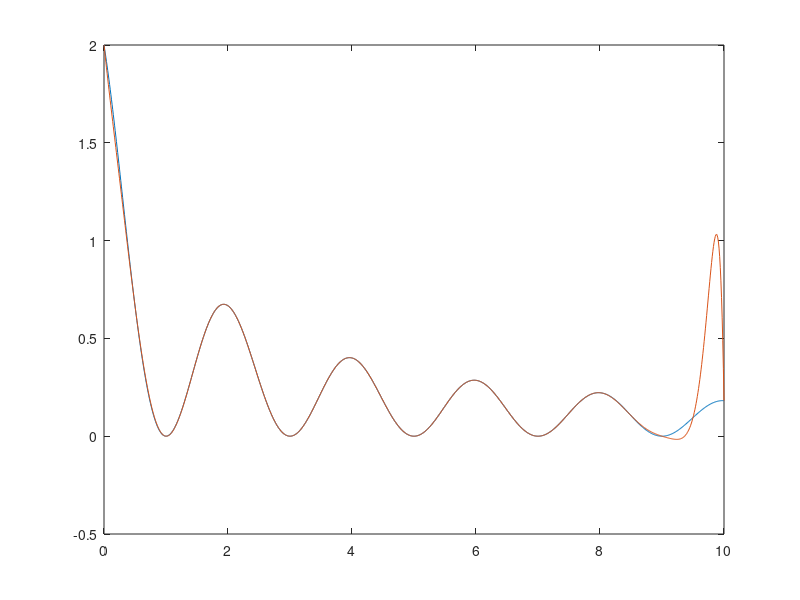
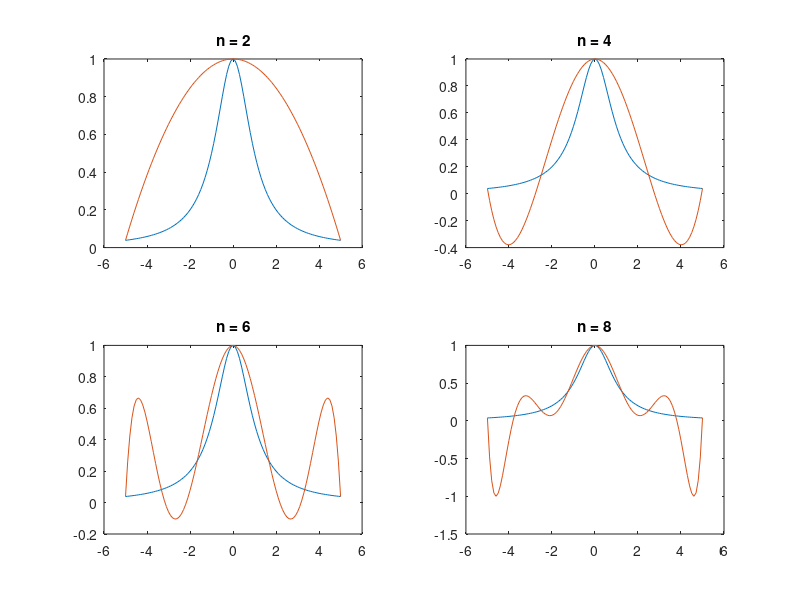
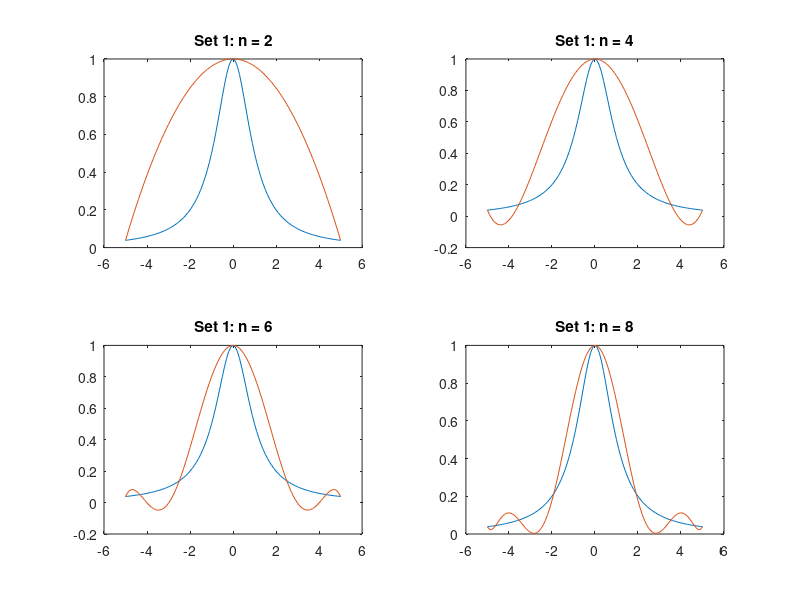
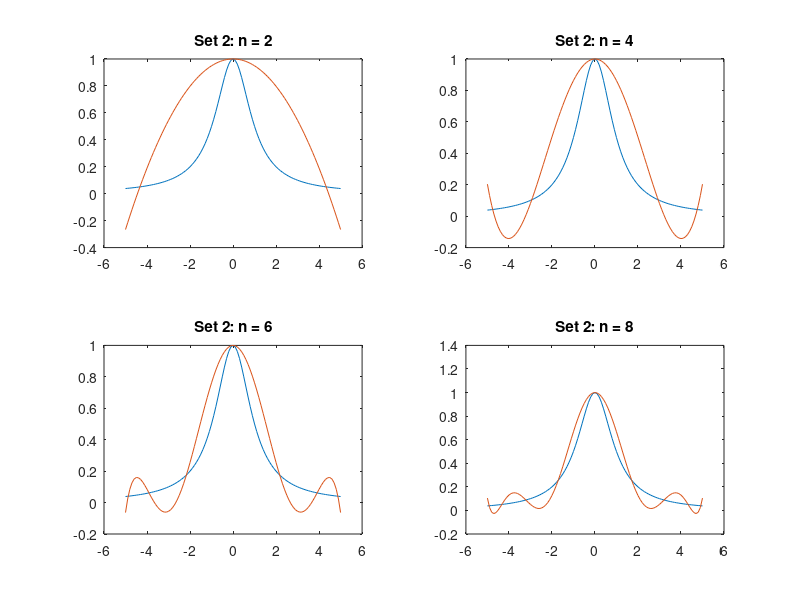

The MATLAB source for these figures, in order:
clear;
clc;

function Lx = bary_Lagrange(xk, fk, x)
    n = length(xk);
    m = length(x);
    Lx = zeros(1,m);
    
    for j = 1 : n

        product_value = 1;
        
        for k = 1 : n
            if k ~= j
                product_value = product_value * (xk(j) - xk(k));
            end
        end
        w(j) = 1 / product_value;
    end

    for i = 1 : m
        is_node = false;
        for j = 1 : n

            if x(i) == xk(j)
                Lx(i) = fk(j);
                is_node = true;
            end
        end
        
        if is_node == false
            numerator = 0;
            denumerator = 0;

            for j = 1 : n
                sum_term = w(j) / (x(i) - xk(j));

                numerator = numerator + sum_term * fk(j);
                denumerator = denumerator + sum_term;
            end
            Lx(i) = numerator / denumerator;
        end
    end
end

xk = [1930, 1940, 1950, 1960, 1970, 1980];
fk = [123203, 131669, 150697, 179323, 203212, 226505];

x = [1955, 1995];

estimated_population = bary_Lagrange(xk, fk, x);
fprintf('Estimated population in %d: %.2f\n', x(1), estimated_population(1));
fprintf('Estimated population in %d: %.2f\n', x(2), estimated_population(2));




noduri_radical = [196, 225, 256];
valori_radical = [14, 15, 16];
x = 235;

estimated_radical_value = bary_Lagrange (noduri_radical, valori_radical, x)



f = @(x) (1 + cos(pi * x)) ./ (1 + x);

node_values = linspace(0, 10, 21);

function_values = f(node_values);

x_for_plot = linspace(0, 10, 1000);

actual_function = f(x_for_plot);
approximation = bary_Lagrange(node_values, function_values, x_for_plot);

figure
plot(x_for_plot, actual_function, x_for_plot, approximation)




f = @(x) 1 ./ (1 + x.^2);

i_eval = 0:100;
yi = (i_eval / 10) - 5;

f_yi = f(yi);

n_values = [2, 4, 6, 8];

figure;

for k = 1:length(n_values)
    n = n_values(k);

    i_nodes = 0:n;
    xi = i_nodes * (10 / n) - 5;

    fi = f(xi);

    Pn_yi = bary_Lagrange(xi, fi, yi);

    En = max(abs(f_yi - Pn_yi));

    fprintf('For n = %d, the maximum error En is: %.6f\n', n, En);

    subplot(2, 2, k);
    plot(yi, f_yi, yi, Pn_yi);
    title(sprintf('n = %d', n));
end


% f = @(x) 1 ./ (1 + x.^2);

% i_eval = 0:100;
% yi = (i_eval / 10) - 5;
% f_yi = f(yi);
% 
% i = 0:20;
% 
% x1 = 5 * cos(i * pi / 20);
% f1 = f(x1);
% 
% x2 = 5 * cos((2 * i + 1) * pi / 42);
% f2 = f(x2);
% 
% P1_yi = bary_Lagrange(x1, f1, yi);
% P2_yi = bary_Lagrange(x2, f2, yi);
% 
% E1 = max(abs(f_yi - P1_yi));
% E2 = max(abs(f_yi - P2_yi));
% 
% fprintf('Error for Set 1: %f\n', E1);
% fprintf('Error for Set 2: %f\n', E2);
% 
% figure;
% 
% subplot(1, 2, 1);
% plot(yi, f_yi, yi, P1_yi);
% title('First formula');
% 
% subplot(1, 2, 2);
% plot(yi, f_yi, yi, P2_yi);
% title('Second formula');

f = @(x) 1 ./ (1 + x.^2);

i_eval = 0:100;
yi = (i_eval / 10) - 5;
f_yi = f(yi);

n_values = [2, 4, 6, 8];

figure(1); 
figure(2); 

fprintf('\n');
fprintf('Maximum Errors for Chebyshev nodes \n');

for k = 1:length(n_values)
    n = n_values(k);
    i = 0:n;
   
    x1 = 5 * cos(i * pi / n);
    x2 = 5 * cos((2 * i + 1) * pi / (2 * n + 2));
    
    f1 = f(x1);
    f2 = f(x2); 
   
    P1_yi = bary_Lagrange(x1, f1, yi);
    P2_yi = bary_Lagrange(x2, f2, yi);
   
    E1 = max(abs(f_yi - P1_yi));
    E2 = max(abs(f_yi - P2_yi));
    
    fprintf('n = %d | Error Set 1: %f | Error Set 2: %f\n', n, E1, E2);
    
    figure(3);
    subplot(2, 2, k);
    plot(yi, f_yi, yi, P1_yi);
    title(sprintf('Set 1: n = %d', n));
    
    figure(4);
    subplot(2, 2, k);
    plot(yi, f_yi, yi, P2_yi);
    title(sprintf('Set 2: n = %d', n));
end
